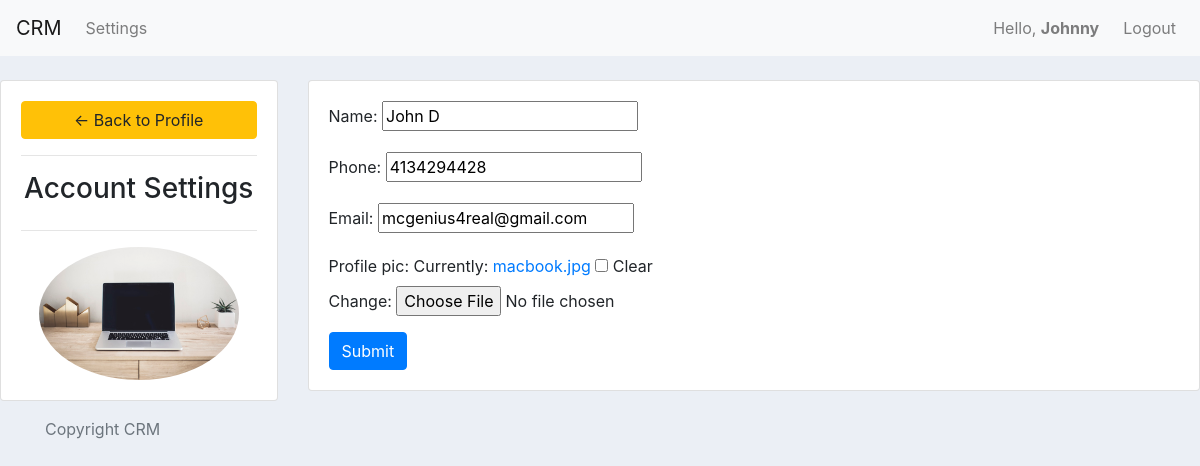
Page /settings/ (signed in) on the committed database.
### accounts/models.py (models this page shows, shortened)
class Customer(models.Model):
    user = models.OneToOneField(
        User, null=True, blank=True, on_delete=models.CASCADE)
    name = models.CharField(max_length=200, null=True)
    phone = models.CharField(max_length=200, null=True)
    email = models.CharField(max_length=200, null=True)
    profile_pic = models.ImageField(
        default="default-profile.png", null=True, blank=True)
    date_created = models.DateTimeField(auto_now_add=True)

### accounts/decorators.py (the view)
        def wrapper_func(request, *args, **kwargs):
            group = None
            if request.user.groups.exists():
                group = request.user.groups.all()[0].name
            if group in allowed_roles:
                return view_func(request, *args, **kwargs)
            else:
                return HttpResponse('You are not authorized to view this page')

### accounts/forms.py
class CustomerForm(ModelForm):
    class Meta:
        model = Customer
        fields = '__all__'
        exclude = ['user']

### accounts/views.py (called while the page is built)
@login_required(login_url='login')
@allowed_users(allowed_roles=['customer'])
def settingsPage(request):
    customer = request.user.customer
    form = CustomerForm(instance=customer)
    if request.method == 'POST':
        form = CustomerForm(request.POST,  request.FILES, instance=customer)
        if form.is_valid():
            form.save()
    context = {'form': form}
    return render(request, 'accounts/account_settings.html', context)

### accounts/templates/accounts/account_settings.html (shortened to what this page needs)
{%  extends 'accounts/base.html' %}
{% load static %}
{% block content %}
<br>
<div class="row">
	<div class="col-md-3">
		<div class="card card-body">
			<a class="btn btn-warning" href="{% url 'home' %}"> &#8592; Back to Profile</a>
			<hr>
			<h3 style="text-align: center">Account Settings</h3>
			<hr>
			<img class="profile-pic" src="{{request.user.customer.profile_pic.url}}" >
		</div>
	</div>
	<div class="col-md-9">
		<div class="card card-body">
			<form method="POST" action="" enctype="multipart/form-data">
				{{form.as_p}}
			<input class="btn btn-primary" type="submit" name="Update Information">
			</form>
		</div>
	</div>
</div>
{% endblock %}

### accounts/templates/accounts/navbar.html (shortened to what this page needs)
<nav class="navbar navbar-expand-lg navbar-light bg-light">
  <a class="navbar-brand" href="#">CRM</a>
  <div class="collapse navbar-collapse" id="navbarNav">
    <ul class="navbar-nav">
    {% if request.user.is_staff %}
      <li class="nav-item active">
        <a class="nav-link" href="{% url 'home' %}">Dashboard</a>
      </li>
      <li class="nav-item">
        <a class="nav-link" href="{% url 'products' %}">Products</a>
      </li>
      {% else %}
      <li class="nav-item">
        <a class="nav-link" href="{% url 'settings' %}">Settings</a>
      </li>
      {% endif %}
    </ul>
  </div>
<span id="navbarNav">
  <ul class="navbar-nav">
  <li class="nav-item mx-2">
      <span class="nav-link">Hello, <strong>{{request.user}}</strong></span>
      </li>
    <li class="nav-item">
        <a class="nav-link" href="{% url 'logout' %}">Logout</a>
      </li>
    </ul>
    </span>
</nav>

### static/css/main.css (style rules this page uses)
body { background-color: #ebeff5; }

### accounts/templates/accounts/account_settings.html (style rules this page uses)
.profile-pic { max-width: 200px; max-height:200px; margin: 0 auto; border-radius: 50%; }

### rows in the picture
Customer: name "John D", phone "4134294428", email "mcgenius4real@gmail.com"

### other values in the picture
{{ request.user }} "Johnny"
